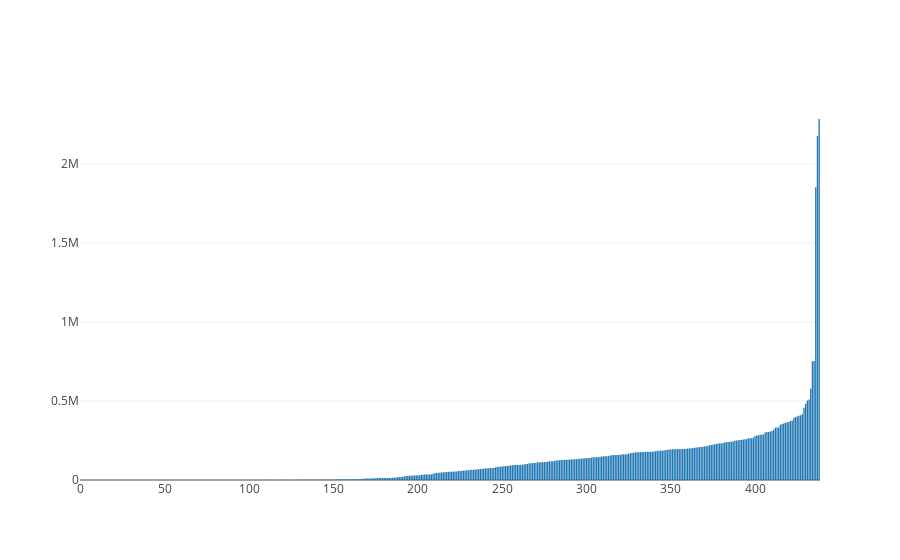

Notebook code cell kept with this figure:
### Markdown cell above
As shown from the graph above the merged dataframe has an equal distribution of areas with increased housing price as denoted by the 1 and areas with no increase in housing price denoted by the 0.

### Code cell
x = merge_all.iloc[:, 1:-1]
x_np = np.sort(x.var())
var = [go.Bar(
            x= np.arange(len(x_np)),
            y=x_np
    )]
plotly.offline.iplot(var)

### Figure 1 — Plotly figure (JSON) as saved in the notebook; plotly's stock layout.template omitted (floating-point values rounded to 4 significant figures; data arrays with more than 128 entries replaced by an {"elided": "..."} marker saying what was removed)
{"data": [{"type": "bar", "x": {"elided": "439 int values"}, "y": {"elided": "439 float values"}}], "layout": {}}
